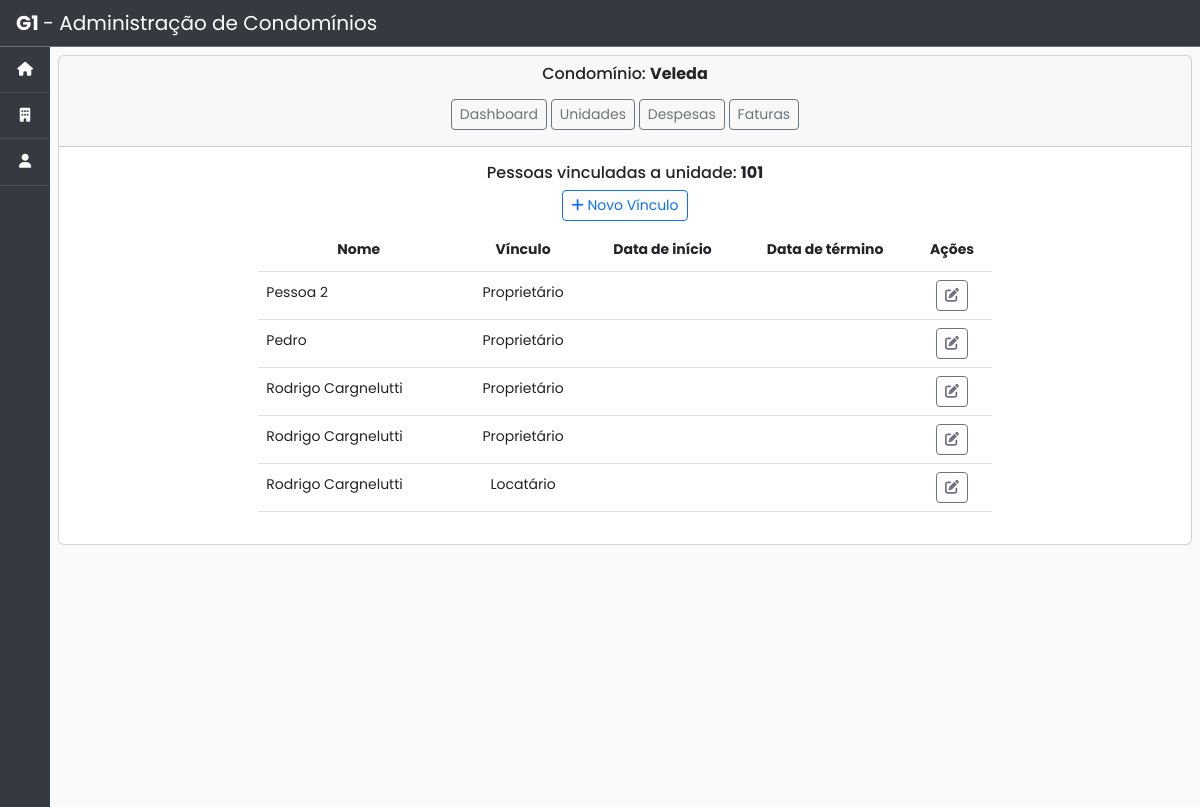
Page /condominios/pessoa_unidade_list/1/ on the earlier database version.
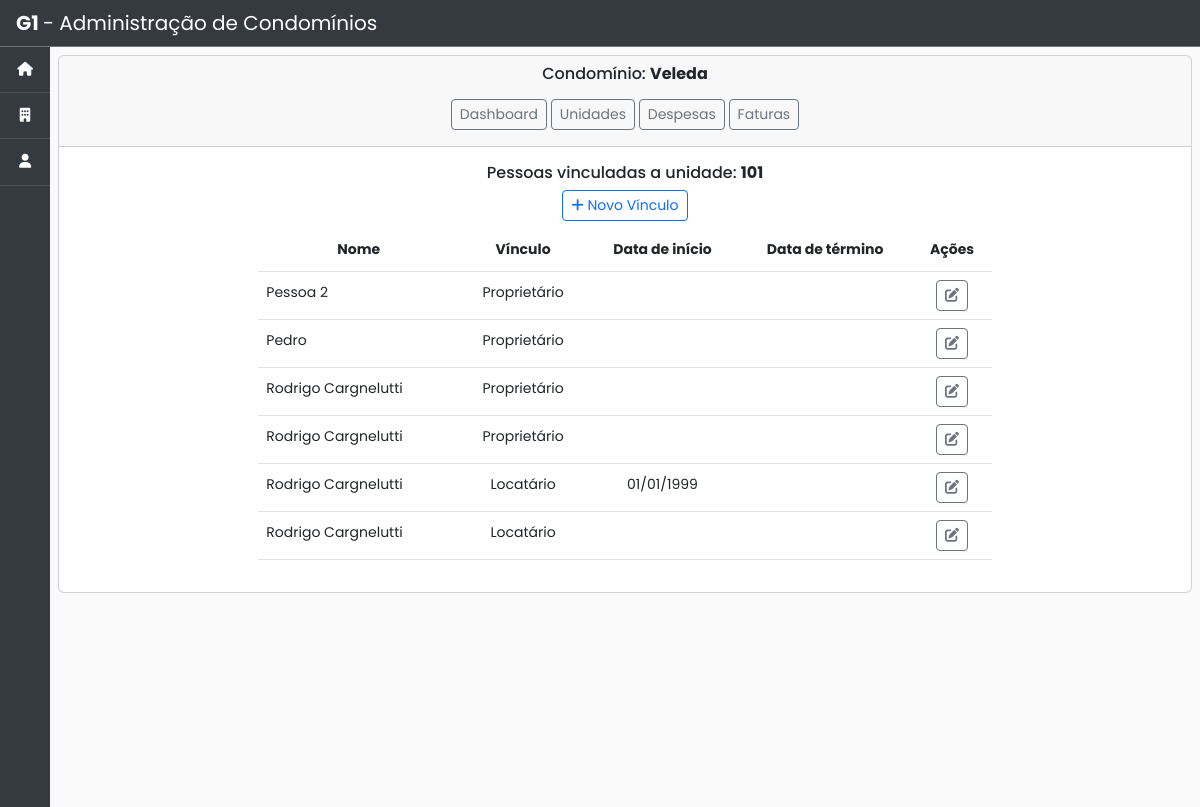
Same page on the later database version.
### condominio/models.py (models this page shows, shortened)
class PessoaUnidade(models.Model):
    class Morador(models.TextChoices):
        PROPRIETARIO = 'Proprietário', 'Proprietário'
        LOCATARIO = 'Locatário', 'Locatário'
    pessoa = models.ForeignKey(Pessoa, on_delete=models.CASCADE, related_name="moradores")  # noqa
    unidade = models.ForeignKey(Unidade, on_delete=models.PROTECT, related_name="moradores")  # noqa
    vinculo = models.CharField(choices=Morador.choices, max_length=15)  # noqa
    data_inicio = models.DateField('data de início', null=True)
    data_fim = models.DateField('data de fim', blank=True, null=True)
    created_at = models.DateTimeField(auto_now_add=True)
    updated_at = models.DateTimeField(auto_now=True)

class Pessoa(models.Model):
    class Status(models.TextChoices):
        ATIVO = 'Ativo', 'Ativo'
        INATIVO = 'Inativo', 'Inativo'
    nome = models.CharField(max_length=200)
    documento = models.CharField('CPF', max_length=20)
    status = models.CharField(choices=Status.choices, default=Status.ATIVO, max_length=10)  # noqa
    created_at = models.DateTimeField(auto_now_add=True)
    updated_at = models.DateTimeField(auto_now=True)

### condominio/views.py (the view)
# urls.py: path('pessoa_unidade_list/<int:unidade_id>/', views.pessoa_unidade_list, name='pessoa_unidade_list'),  # noqa
def pessoa_unidade_list(request, unidade_id):
    unidade = Unidade.objects.get(id=unidade_id)  # noqa
    pessoa_unidade = PessoaUnidade.objects.order_by("data_fim").filter(unidade_id=unidade_id)  # noqa
    return render(request, 'condominio/pessoa_unidade_list.html', {'unidade': unidade, 'pessoa_unidade': pessoa_unidade})  # noqa

### condominio/templates/condominio/pessoa_unidade_list.html (shortened to what this page needs)
{% extends 'base.html' %}
{% block content %}
  <div class="card">
    <div class="card-header">
      <div class="text-center">
        <h6>Condomínio: <strong> {{unidade.condominio.nome}} </strong><h6>
      </div>
      <div class="col-8 m-auto pt-2 pb-2 text-center">
        <a href="{% url 'condominio:gestao' condominio_id=unidade.condominio.id %}" class="btn btn-outline-secondary btn-sm">Dashboard</a>
        <a href="{% url 'condominio:unidade_list' unidade.condominio.id %}" class="btn btn-outline-secondary btn-sm">Unidades</a>
        <a href="" class="btn btn-outline-secondary btn-sm">Despesas</a>
        <a href="" class="btn btn-outline-secondary btn-sm">Faturas</a>
      </div>
    </div>
    <div class="card-body">
      <div class="col-8 m-auto text-center" >
        <div class="text-center">
          <h6>Pessoas vinculadas a unidade: <strong> {{unidade.nome}} </strong><h6>
            <a href="{% url 'condominio:pessoa_unidade_create' unidade_id=unidade.id %}" class="btn btn-outline-primary btn-sm"> <span class="fas fa-plus"></span> Novo Vínculo</a>
        </div>
      </div>
      <div class="col-8 m-auto text-center">
        <table class="table">
          <thead class="thead-dark">
            <tr style="text-align: center">
              <th scope="col">Nome</th>
              <th scope="col">Vínculo</th>
              <th scope="col">Data de início</th>
              <th scope="col">Data de término</th>
              <th scope="col">Ações</th>
            </tr>
          </thead>
          <tbody>
            {% for pu in pessoa_unidade %}
            <tr style="text-align: center">
              <td style="text-align: left">{{pu.pessoa.nome}}</td>
              <td>{{pu.vinculo}}</td>
              <td>{{pu.data_inicio|date:"d/m/Y"}}</td>
              <td>{{pu.data_fim|date:"d/m/Y"}}</td>
              <td>
                <a href=" {% url 'condominio:pessoa_unidade_update' pu.id %}" class="btn btn-outline-secondary btn-sm" data-bs-toggle="tooltip" data-bs-placement="top" title="Editar"><i class="fas fa-edit"></i></a>
              </td>
            </tr>
            {% endfor %}
          </tbody>
        </table>
      </div>
    </div>
  </div>
{% endblock %}

Differences in the rows shown:
added PessoaUnidade: pessoa.nome "Rodrigo Cargnelutti", vinculo "Locatário", data_inicio "01/01/1999"
